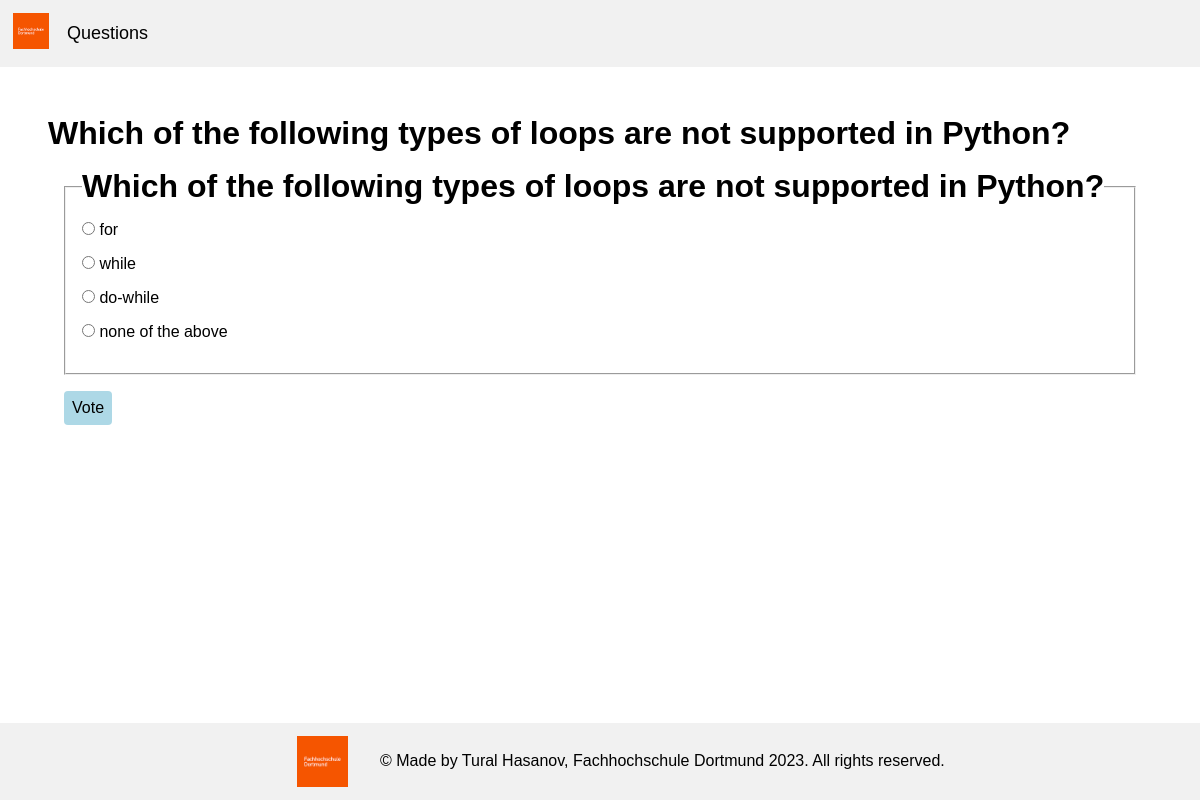
Page /4/ on the committed database.
### polls/models.py (models this page shows, shortened)
class Question(models.Model):
    question_text = models.CharField(max_length=200)
    pub_date = models.DateTimeField('date published')
    created_at = models.DateTimeField(auto_now_add=True)
    updated_at = models.DateTimeField(auto_now=True)
    objects = QuestionManager()

class Choice(models.Model):
    question = models.ForeignKey(Question, related_name="question_choices", on_delete=models.CASCADE)
    choice_text = models.CharField(max_length=200)
    votes = models.IntegerField(default=0)
    created_at = models.DateTimeField(auto_now_add=True)
    updated_at = models.DateTimeField(auto_now=True)

### polls/views.py (the view)
# urls.py: path('<int:question_id>/', views.detail, name='detail'),
def detail(request, question_id):
    try:
        question = Question.objects.prefetch_related('question_choices').get(pk=question_id)
    except Question.DoesNotExist:
        raise Http404("Question does not exist")
    return render(request, 'polls/detail.html', {'question': question})

### polls/models.py (called while the page is built)
    def get_queryset(self):
        return super().get_queryset().filter(pub_date__lte=timezone.now())

### polls/templates/polls/detail.html (shortened to what this page needs)
{% extends 'app.html' %} {% block content %}
<h1>{{ question.question_text }}</h1>
<form
  class="question-form"
  action="{% url 'polls:vote' question.id %}"
  method="post"
>
  <fieldset class="question-form-fieldset">
    <legend><h1>{{ question.question_text }}</h1></legend>
     {% for choice in question.question_choices.all %}
    <div class="form-input">
      <input
        type="radio"
        name="choice"
        id="choice{{ forloop.counter }}"
        value="{{ choice.id }}"
      />
      <label for="choice{{ forloop.counter }}">{{ choice.choice_text }}</label
      ><br />
    </div>
    {% endfor %}
  </fieldset>
  <button class="form-btn" type="submit">Vote</button>
</form>
{% endblock content %}

### static/style.css (style rules this page uses)
* { margin: 0; padding: 0; font-family: Arial, Helvetica, sans-serif; }
form.question-form { margin: 1em; }
form.question-form .question-form-fieldset { padding: 1em; margin-bottom: 1em; }
form.question-form .form-input { margin-bottom: 1em; }
.form-btn { padding: 0.5em; background: lightblue; border: none; border-radius: 4px; cursor: pointer; transition: all 0.6s; font-size: 1em; }

### rows in the picture
Question: question_text "Which of the following types of loops are not supported in Python?"
Choice: choice_text "for"
Choice: choice_text "while"
Choice: choice_text "do-while"
Choice: choice_text "none of the above"
